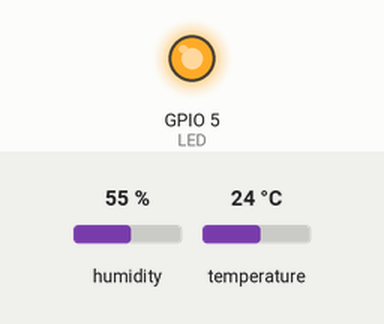
This sketch was run on a simulated ESP8266 (NodeMCU). On the bench: output pins drawn as LEDs (lit = HIGH). The test bench sets the inputs (shaded band); at power-on: humidity 55 %, temperature 24 °C. WiFi joins after 1.5 s; servers stay silent unless stated; no MQTT or app messages arrive unless stated; what the sketch prints to the serial monitor is not drawn. At 1.6 s the program puts the board to deep sleep or switches it off; the recording ends there.

Above: at 0.1 s.
At 0.6 s:
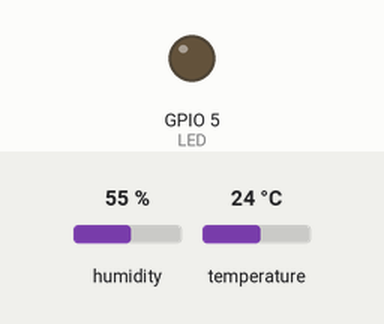
Timing chart, 0 to 1.6 s (numbered marks = the images above):
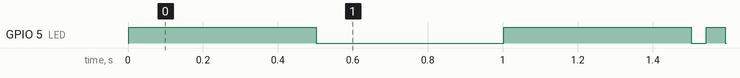

The sketch:

sensor.ino
```cpp
/*  sensor_hum_temp - sensor for humidity and temperature
 *
 *  IMPORTANT: change lines 17 to 22 according to your data
 *
 *  2016-08-27   Andreas Dunker   created
 *
 **********************************************************************/

#include <ESP8266WiFi.h>
#include <PubSubClient.h>
#include <Wire.h>
#include "Adafruit_HDC1000.h"

ADC_MODE(ADC_VCC);

// comment the next line, if you don't need serial output
#define DEBUG

const char* SSID        = "wifi";
const char* PASSWORD    = "password";
const char* MQTT_SERVER = "aaa.bbb.ccc.ddd";
const char* SENSOR_DESC = "Proto";

const int LED     =   5;
const int MSG_LEN = 256;


const unsigned long SLEEPTIME = 60000000;

const int SDA_PIN =  2;
const int SCL_PIN = 14;

void setup ()
{
/*
 *  1. variables
 *  ============
 *  1.1. WiFi
 *  ---------
 */
    WiFiClient   espClient;
    PubSubClient client (espClient);
    char         msg [MSG_LEN];
    char         topic [MSG_LEN];
/*
 *  1.2. Sensor
 *  -----------
 */
    Adafruit_HDC1000 hdc = Adafruit_HDC1000 ();
    long temperature;
    long humidity;
/*
 *  1.3. stuff
 *  ----------
 */
    int ledstate     = LOW;
    int mqtt_attempt = 0;
    uint16_t voltage;
/*
 *  2. init
 *  =======
 */
    pinMode (LED, OUTPUT);
#ifdef DEBUG
    Serial.begin (115200);
#endif
/*
 *  3. connect to WiFi
 *  ==================
 */
#ifdef DEBUG
    Serial.print ("Connecting to "); Serial.println (SSID);
#endif
    WiFi.begin (SSID, PASSWORD);
    while (WiFi.status () != WL_CONNECTED)
    {
#ifdef DEBUG
        ledstate = ! ledstate;
        digitalWrite (LED, ledstate);
#endif
        delay (500);
    }
    digitalWrite (LED, LOW);
#ifdef DEBUG
    Serial.println ("Connected");
#endif
/*
 *  4. read data
 *  ============
 */
    Wire.begin (SDA_PIN, SCL_PIN);
    if (! hdc.begin ())
    {
#ifdef DEBUG
        Serial.println("Couldn't find sensor!");
        Serial.print ("Perhaps in "); Serial.print (SLEEPTIME); Serial.println (" microseconds");
#endif
        ESP.deepSleep (SLEEPTIME, WAKE_RF_DEFAULT);
    }
    temperature = (long) (hdc.readTemperature() * 100.0);
    humidity    = (long) (hdc.readHumidity() * 100.0);
    voltage     = ESP.getVcc ();
#ifdef DEBUG
    Serial.print (temperature); Serial.print (" deg C, ");
    Serial.print (humidity); Serial.println (" %");
#endif
/*
 *  5. publish data
 *  ===============
 */
    client.setServer (MQTT_SERVER, 1883);
    while (! client.connected ())
    {
        mqtt_attempt++;
#ifdef DEBUG
        digitalWrite (LED, HIGH);
        Serial.print (SENSOR_DESC);
        Serial.print (": Attempting MQTT connection...");
#endif
        if (client.connect (SENSOR_DESC)) // try to connect
        {
#ifdef DEBUG
            Serial.println ("connected");
#endif
            digitalWrite (LED, LOW);
        }
        else
        {
#ifdef DEBUG
            Serial.print ("failed, rc="); Serial.print (client.state());
            Serial.print (", attempt #"); Serial.print (mqtt_attempt);
            Serial.println (" try again in 2 seconds");
#endif
            if (mqtt_attempt >= 25)
            {
#ifdef DEBUG
                Serial.println ("too many tries; goto sleep");
                ESP.deepSleep (SLEEPTIME, WAKE_RF_DEFAULT);
#endif
            }
            delay (2000);
        }
        digitalWrite (LED, LOW);
    }
    snprintf (topic, MSG_LEN, "wohnung/temphum/%s", SENSOR_DESC);
    snprintf (msg, MSG_LEN, "%ld %ld %d %ld", temperature, humidity, mqtt_attempt, voltage);
#ifdef DEBUG
    Serial.println (topic);
    Serial.println (msg);
#endif
    client.loop ();
    client.publish (topic, msg);
/*
 *  6. good night
 *  =============
 */
#ifdef DEBUG
    Serial.print ("Good night for "); Serial.print (SLEEPTIME); Serial.println (" microseconds");
#endif
    ESP.deepSleep (SLEEPTIME, WAKE_RF_DEFAULT);
}

void loop ()
{
    // empty - all the work is done in setup, then a deep sleep
}
```

Measured:
- by itself, GPIO 5 (LED): goes HIGH 0.50 s, LOW 0.50 s, HIGH 0.50 s, LOW 0.04 s, HIGH 0.05 s, then LOW
